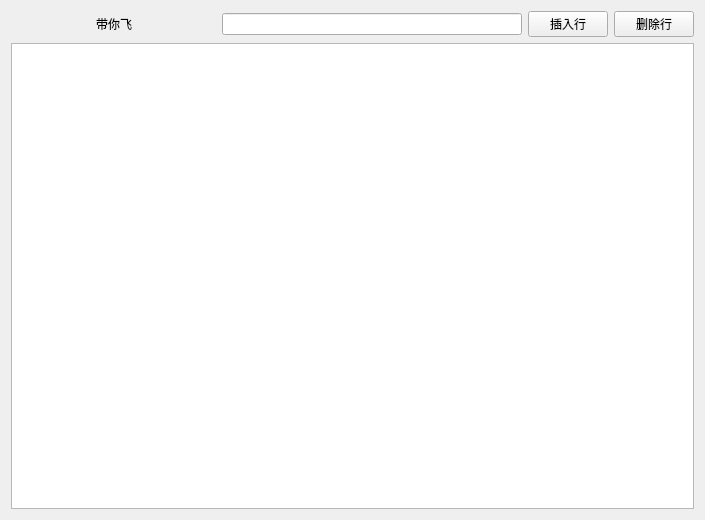
<?xml version="1.0" encoding="UTF-8"?>
<ui version="4.0">
 <class>MyTableWidget</class>
 <widget class="QWidget" name="MyTableWidget">
  <property name="geometry">
   <rect>
    <x>0</x>
    <y>0</y>
    <width>705</width>
    <height>520</height>
   </rect>
  </property>
  <property name="windowTitle">
   <string>MyTableWidget</string>
  </property>
  <layout class="QVBoxLayout" name="verticalLayout">
   <item>
    <layout class="QHBoxLayout" name="horizontalLayout">
     <item>
      <spacer name="horizontalSpacer_2">
       <property name="orientation">
        <enum>Qt::Horizontal</enum>
       </property>
       <property name="sizeHint" stdset="0">
        <size>
         <width>40</width>
         <height>20</height>
        </size>
       </property>
      </spacer>
     </item>
     <item>
      <widget class="QLabel" name="label">
       <property name="text">
        <string>带你飞</string>
       </property>
      </widget>
     </item>
     <item>
      <spacer name="horizontalSpacer">
       <property name="orientation">
        <enum>Qt::Horizontal</enum>
       </property>
       <property name="sizeHint" stdset="0">
        <size>
         <width>40</width>
         <height>20</height>
        </size>
       </property>
      </spacer>
     </item>
     <item>
      <widget class="QLineEdit" name="Search">
       <property name="minimumSize">
        <size>
         <width>300</width>
         <height>0</height>
        </size>
       </property>
       <property name="maximumSize">
        <size>
         <width>300</width>
         <height>16777215</height>
        </size>
       </property>
      </widget>
     </item>
     <item>
      <widget class="QPushButton" name="Bt_insert">
       <property name="text">
        <string>插入行</string>
       </property>
      </widget>
     </item>
     <item>
      <widget class="QPushButton" name="Bt_delete">
       <property name="text">
        <string>删除行</string>
       </property>
      </widget>
     </item>
    </layout>
   </item>
   <item>
    <widget class="QTableWidget" name="tableWidget"/>
   </item>
  </layout>
 </widget>
 <layoutdefault spacing="6" margin="11"/>
 <resources/>
 <connections/>
</ui>
